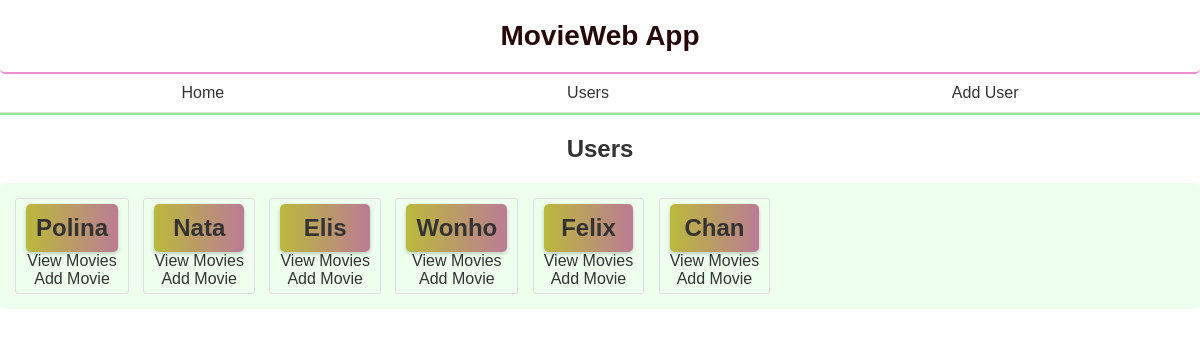
Screenshot of /users with the database file from the repository.
### data_manager/data_models.py (models this page shows)
class User(db.Model):
    __tablename__ = 'users'
    id = db.Column(db.Integer, primary_key=True, autoincrement=True)
    user_name = db.Column(db.String(100), nullable = False)

### app.py (the view)
@app.route('/users', methods=['GET'])
def list_users():
    try:
        users = data_manager.get_all_users()
        return render_template('users.html', users=users)
    except Exception as e:
        return handle_internal_server_error(app, e)

### data_manager/sqlite_data_manager.py (called while the page is built)
    def get_all_users(self):
        return self.db.session.query(User).all()

### templates/users.html (shortened to what this page needs)
<!DOCTYPE html>
<html>
<head>
    <link rel="stylesheet" href="static/users_styles.css">
</head>
<body>
    <h1>MovieWeb App</h1>
    <nav>
        <ul>
            <li><a href="/">Home</a></li>
            <li><a href="/users">Users</a></li>
            <li><a href="/add_user">Add User</a></li>
        </ul>
    </nav>
    <h2>Users</h2>
    <div class="users_container">
    <ul class="users">
        {% for user in users %}
            <li><a href="/users/{{ user.id }}"><div class="user-name">{{ user.user_name }}</div></a>
        <div class="user-actions">
            <a href="/users/{{ user.id }}">View Movies</a>
            <a href="/users/{{ user.id }}/add_movie">Add Movie</a>
        </div>
        </li>
        {% endfor %}
    </ul>
</div>
</body>
</html>

### static/users_styles.css (style rules this page uses)
body { font-family: Arial, sans-serif; margin: 0; padding: 0; background-image: url("./anime-style-clouds.jpg"); background-size: cover; background-attachment: fixed; }
nav { background-color: rgba(255, 255, 255, 0.8); padding: 10px; border-bottom: 1px solid #ddd; }
h1 { text-align: center; padding: 20px 0; margin: 0; color: #270808; border-bottom: 2px solid #ee90d2; font-size: 28px; font-weight: bold; background-color: rgba(255, 255, 255, 0.5); border-radius: 5px; }
nav ul { list-style: none; margin: 0; padding: 0; display: flex; justify-content: space-around; }
nav li { display: inline-block; }
nav a { text-decoration: none; color: #333; padding: 10px; }
.users_container { display: flex; flex-direction: column; justify-content: space-between; background-color: #efe; padding: 10px; border-radius: 5px; }
h2 { text-align: center; padding: 20px 0; margin: 0; color: #333; border-top: 2px solid #90EE90; }
.users_container { display: flex; flex-wrap: wrap; padding: 10px; border-radius: 5px; }
.users { list-style: none; margin: 0; padding: 0; }
.users li { display: flex; flex-direction: column; align-items: center; padding: 5px 10px; margin: 5px; border: 1px solid #ddd; border-radius: 3px; display: inline-block; }
.users li a { color: #333; text-decoration: none; }
.user-actions { display: flex; flex-direction: column; align-items: center; }
.user-actions a { text-decoration: none; }
.user-name { font-size: 24px; font-weight: bold; color: #333; background-color: #f2f2f2; padding: 10px; border-radius: 5px; text-align: center; box-shadow: 0 2px 4px rgba(0, 0, 0, 0.2); background-image: linear-gradient(to right, #bbb93c, #bb7c94); }

### rows the page displays
User: user_name "Polina"
User: user_name "Nata"
User: user_name "Elis"
User: user_name "Wonho"
User: user_name "Felix"
User: user_name "Chan"
